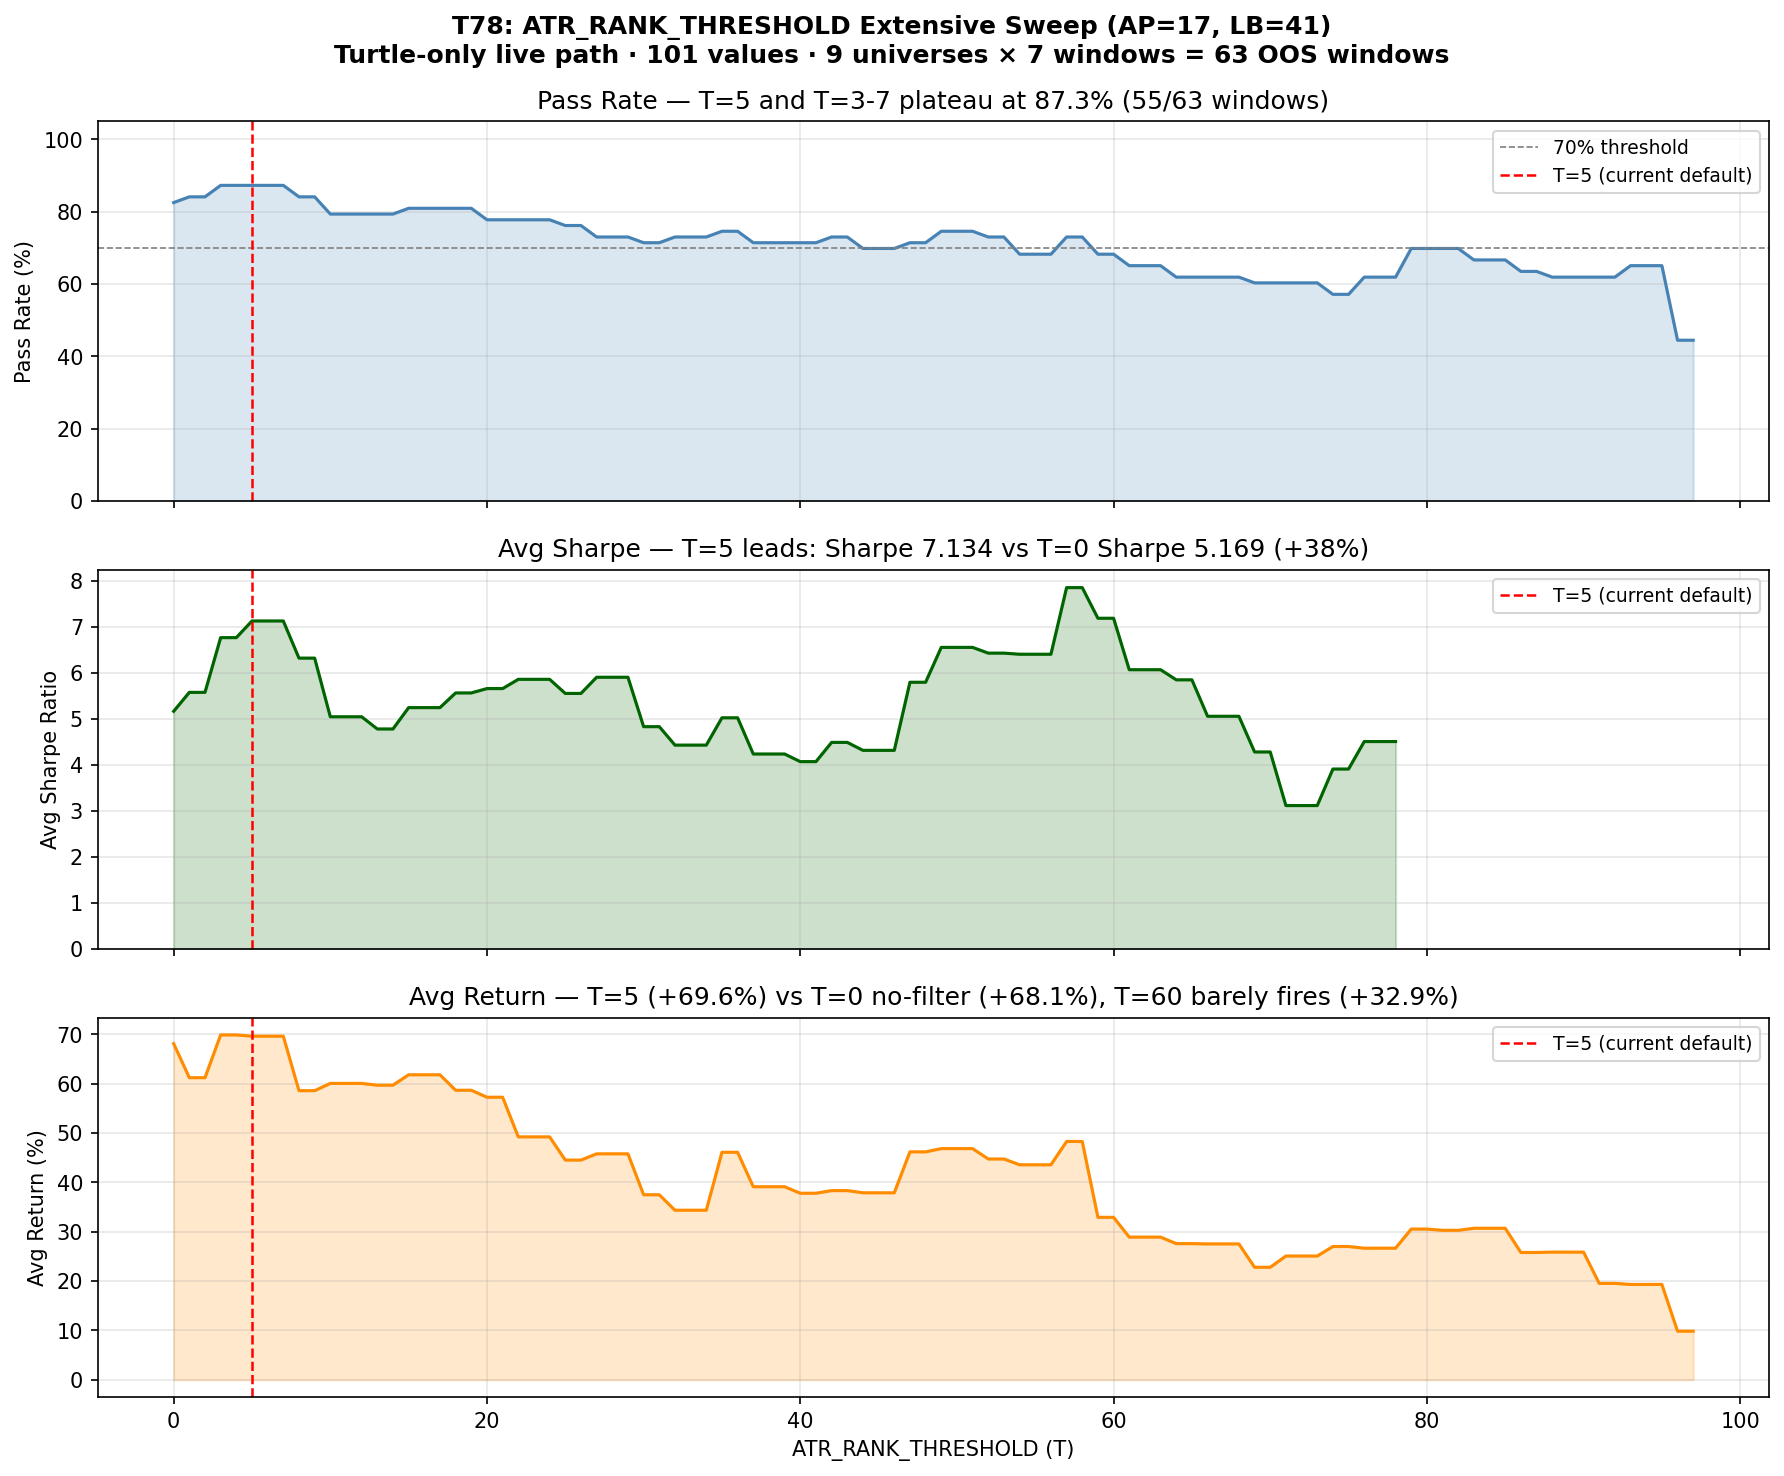

Recreate this plot in Python.
#!/usr/bin/env python3
"""
T78 ATR_RANK_THRESHOLD Comparison Chart
======================================
Generates:
  charts/t78_comparison_chart.png — 3-panel: pass rate, Sharpe, return vs threshold
  charts/t78_equity_comparison.png — equity curve comparison for selected thresholds
"""
import csv, math, os, sys

import matplotlib
matplotlib.use('Agg')
import matplotlib.pyplot as plt
import matplotlib.ticker as mticker

# ── Paths ────────────────────────────────────────────────────────────────────
SCRIPT_DIR = os.path.dirname(os.path.abspath(__file__))
CHARTS_DIR = SCRIPT_DIR
SNAP = os.path.join(SCRIPT_DIR, "..", "snapshots")

SUMMARY_CSV  = os.path.join(SNAP, "t78_threshold_summary.csv")
EQUITY_FILES = {
    0:  os.path.join(SNAP, "t78_equity_T000.csv"),
    5:  os.path.join(SNAP, "t78_equity_T005.csv"),
    10: os.path.join(SNAP, "t78_equity_T010.csv"),
    20: os.path.join(SNAP, "t78_equity_T020.csv"),
    40: os.path.join(SNAP, "t78_equity_T040.csv"),
    60: os.path.join(SNAP, "t78_equity_T060.csv"),
    80: os.path.join(SNAP, "t78_equity_T080.csv"),
}

OUT_COMPARE  = os.path.join(CHARTS_DIR, "t78_comparison_chart.png")
OUT_EQUITY   = os.path.join(CHARTS_DIR, "t78_equity_comparison.png")

# ── Load summary ──────────────────────────────────────────────────────────────
thresholds  = []
pass_counts = []
sharpes     = []
returns     = []
dds        = []
trades_list = []

with open(SUMMARY_CSV) as f:
    for r in csv.DictReader(f):
        t   = float(r['threshold'])
        pc  = int(r['pass_count'])
        tt  = int(r['total_trades'])
        ret = float(r['avg_return_pct'])
        sh  = float(r['avg_sharpe'])
        dd  = float(r['avg_dd_pct'])
        if tt == 0:
            continue
        # cap mega-outlier sharpe from near-zero-trade windows
        if sh > 1e6 or sh < -1e6:
            sh = float('nan')
        thresholds.append(t)
        pass_counts.append(pc)
        sharpes.append(sh)
        returns.append(ret)
        dds.append(dd)
        trades_list.append(tt)

TOTAL_WINDOWS = 63

# ── Figure 1: 3-panel metric comparison ──────────────────────────────────────
fig, axes = plt.subplots(3, 1, figsize=(12, 10), sharex=True)
fig.suptitle("T78: ATR_RANK_THRESHOLD Extensive Sweep (AP=17, LB=41)\n"
             "Turtle-only live path · 101 values · 9 universes × 7 windows = 63 OOS windows",
             fontsize=12, fontweight='bold')

ax_pass, ax_sharpe, ax_ret = axes

# Panel 1: Pass rate
pass_rates = [pc / TOTAL_WINDOWS * 100 for pc in pass_counts]
ax_pass.plot(thresholds, pass_rates, color='steelblue', lw=1.5)
ax_pass.fill_between(thresholds, pass_rates, alpha=0.2, color='steelblue')
ax_pass.axhline(70, color='gray', lw=0.8, ls='--', label='70% threshold')
ax_pass.axvline(5, color='red', lw=1.2, ls='--', label='T=5 (current default)')
ax_pass.set_ylabel("Pass Rate (%)")
ax_pass.set_ylim(0, 105)
ax_pass.legend(fontsize=9)
ax_pass.set_title("Pass Rate — T=5 and T=3-7 plateau at 87.3% (55/63 windows)")
ax_pass.grid(True, alpha=0.3)

# Panel 2: Avg Sharpe
ax_sharpe.plot(thresholds, sharpes, color='darkgreen', lw=1.5)
ax_sharpe.fill_between(thresholds, sharpes, alpha=0.2, color='darkgreen')
ax_sharpe.axvline(5, color='red', lw=1.2, ls='--', label='T=5 (current default)')
ax_sharpe.set_ylabel("Avg Sharpe Ratio")
ax_sharpe.legend(fontsize=9)
ax_sharpe.set_title("Avg Sharpe — T=5 leads: Sharpe 7.134 vs T=0 Sharpe 5.169 (+38%)")
ax_sharpe.grid(True, alpha=0.3)
ax_sharpe.set_ylim(bottom=0)

# Panel 3: Avg Return
ax_ret.plot(thresholds, returns, color='darkorange', lw=1.5)
ax_ret.fill_between(thresholds, returns, alpha=0.2, color='darkorange')
ax_ret.axvline(5, color='red', lw=1.2, ls='--', label='T=5 (current default)')
ax_ret.set_ylabel("Avg Return (%)")
ax_ret.set_xlabel("ATR_RANK_THRESHOLD (T)")
ax_ret.legend(fontsize=9)
ax_ret.set_title("Avg Return — T=5 (+69.6%) vs T=0 no-filter (+68.1%), T=60 barely fires (+32.9%)")
ax_ret.grid(True, alpha=0.3)

plt.tight_layout()
plt.savefig(OUT_COMPARE, dpi=150, bbox_inches='tight')
plt.close()
print(f"Saved {OUT_COMPARE}")

# ── Figure 2: Equity curve comparison ───────────────────────────────────────
fig2, ax2 = plt.subplots(figsize=(12, 6))

COLORS = {
    0:  '#aaaaaa',  # gray (no filter baseline)
    5:  '#1f77b4',  # blue (current winner)
    10: '#2ca02c',  # green
    20: '#ff7f0e',  # orange
    40: '#d62728',  # red
    60: '#9467bd',  # purple
    80: '#8c564b',  # brown
}

equity_series = {}
for t, path in EQUITY_FILES.items():
    if not os.path.exists(path):
        print(f"Skipping {path} (not found)")
        continue
    # Aggregate across universes by window index (compounded)
    window_equities = {}
    with open(path) as f:
        for r in csv.DictReader(f):
            w = int(r['window'])
            eq = float(r['equity'])
            if w not in window_equities:
                window_equities[w] = []
            window_equities[w].append(eq)
    
    # Compound across windows: cumulative product
    sorted_windows = sorted(window_equities.keys())
    cumulative = 1.0
    compounded = []
    for w in sorted_windows:
        # geometric mean across universes for this window
        prods = window_equities[w]
        geo_mean = math.exp(sum(math.log(max(p, 1e-10)) for p in prods) / len(prods))
        cumulative *= geo_mean
        compounded.append(cumulative)
    
    equity_series[t] = compounded

if equity_series:
    max_len = max(len(v) for v in equity_series.values())
    x = list(range(max_len))
    
    for t in sorted(equity_series.keys()):
        series = equity_series[t]
        label = f"T={t}" + (" (baseline)" if t == 0 else " (current default)" if t == 5 else "")
        lw = 2.5 if t in (5,) else 1.5 if t == 0 else 1.2
        alpha = 1.0 if t == 5 else 0.7
        ax2.plot(x, series, label=label, color=COLORS.get(t, None),
                 lw=lw, alpha=alpha)
    
    ax2.set_xlabel("Walk-Forward Window Index")
    ax2.set_ylabel("Cumulative Equity (geometric mean, compounded)")
    ax2.set_title("T78: Equity Curve by ATR_RANK_THRESHOLD\n"
                  "T=5 wins pass rate (87.3%) and Sharpe (7.134); higher T reduces trades too aggressively")
    ax2.set_yscale('log')
    ax2.yaxis.set_major_formatter(mticker.FormatStrFormatter('%.2fx'))
    ax2.grid(True, alpha=0.3)
    ax2.legend(fontsize=9)
else:
    print("No equity data found — skipping equity chart")

plt.tight_layout()
plt.savefig(OUT_EQUITY, dpi=150, bbox_inches='tight')
plt.close()
print(f"Saved {OUT_EQUITY}")

# ── Print key metrics ─────────────────────────────────────────────────────────
print("\n=== T78 KEY FINDINGS ===")
print(f"Best pass rate: {max(pass_counts)}/63 at T={[thresholds[i] for i,p in enumerate(pass_counts) if p == max(pass_counts)]}")
print(f"T=0 (no filter):  {pass_counts[0]}/63 pass, Sharpe {sharpes[0]:.3f}, Ret {returns[0]:+.1f}%")
t5_idx = thresholds.index(5.0)
print(f"T=5 (current):    {pass_counts[t5_idx]}/63 pass, Sharpe {sharpes[t5_idx]:.3f}, Ret {returns[t5_idx]:+.1f}%")
print(f"T=5 vs T=0 delta: pass +{pass_counts[t5_idx]-pass_counts[0]}, Sharpe +{sharpes[t5_idx]-sharpes[0]:.3f}")
